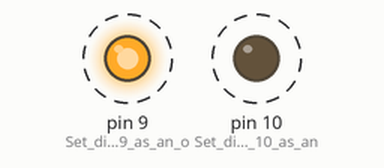
Recording of a sketch running on a simulated Arduino Uno, built with avr-gcc and run on an emulated ATmega328P. Shown: output pins drawn as LEDs (lit = HIGH). Dashed ring = blinking.

Above: at 0.05 s.
Timing chart, 0 to 3.0 s (numbered marks = the images above):
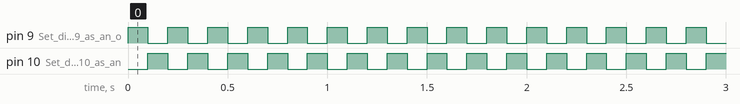

Measured:
- by itself, pin 9 (Set_digital_pin_9_as_an_o), pin 10 (Set_digital_pin_10_as_an): alternates HIGH for 0.10 s and LOW for 0.10 s

The sketch:

Alternating_Lights.ino
```cpp
//Alternating_Lights

int delay1 = 100;         //Set delay value.

void setup()
{
  pinMode(9, OUTPUT);     //Set digital pin 9 as an output.
  pinMode(10, OUTPUT);    //Set digital pin 10 as an output.
}

void loop()
{
  digitalWrite(9, HIGH); //Turn green LED on.
  digitalWrite(10,LOW);   //Turn red LED off.
  delay(delay1);          //Wait for the delay value.
  digitalWrite(9,LOW);   //Turn green LED off.
  digitalWrite(10, HIGH); //Turn red LED on.
  delay(delay1);          // Wait for the delay value.
  }
```
